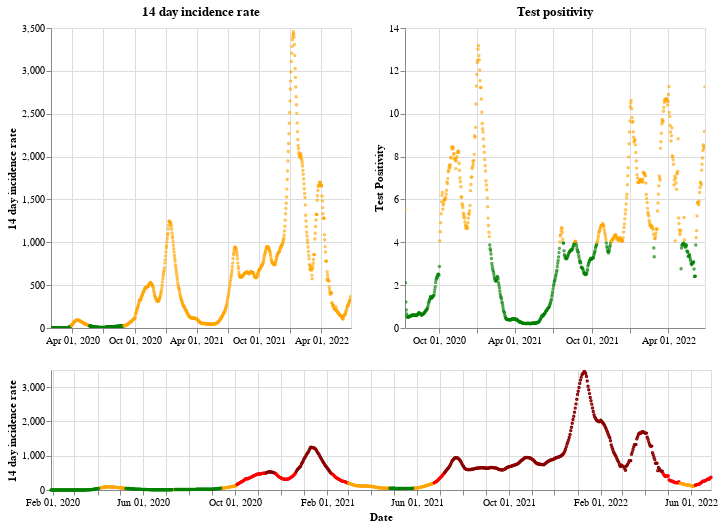

Here is the notebook cell this chart was saved with:
### Markdown cell above
## England

### Code cell
plot_traffic_light('England')

### Figure 1 — Vega-Lite specification as saved in the notebook (floating-point values rounded to 4 significant figures; data arrays with more than 128 entries replaced by an {"elided": "..."} marker saying what was removed)
{"config": {"view": {"continuousWidth": 400, "continuousHeight": 300}}, "vconcat": [{"hconcat": [{"mark": {"type": "point", "size": 2}, "encoding": {"color": {"condition": {"value": "green", "test": "(datum.twoWeeklyCasesRate <= 25)"}, "value": "orange"}, "tooltip": [{"type": "nominal", "field": "areaName"}, {"type": "temporal", "field": "date"}, {"type": "quantitative", "field": "twoWeeklyCasesRate"}, {"type": "quantitative", "field": "testPositivity"}], "x": {"type": "temporal", "axis": {"title": ""}, "field": "date", "scale": {"domain": {"selection": "DateBrush"}}, "timeUnit": "yearmonthdate"}, "y": {"type": "quantitative", "axis": {"title": "14 day incidence rate"}, "field": "twoWeeklyCasesRate"}}, "title": "14 day incidence rate", "width": 300}, {"mark": {"type": "point", "size": 2}, "encoding": {"color": {"condition": {"value": "green", "test": "(datum.testPositivity <= 4)"}, "value": "orange"}, "tooltip": [{"type": "nominal", "field": "areaName"}, {"type": "temporal", "field": "date"}, {"type": "quantitative", "field": "twoWeeklyCasesRate"}, {"type": "quantitative", "field": "testPositivity"}], "x": {"type": "temporal", "axis": {"title": ""}, "field": "date", "scale": {"domain": {"selection": "DateBrush"}}, "timeUnit": "yearmonthdate"}, "y": {"type": "quantitative", "axis": {"title": "Test Positivity"}, "field": "testPositivity"}}, "title": "Test positivity", "width": 300}]}, {"layer": [{"mark": {"type": "point", "size": 2}, "encoding": {"color": {"condition": {"value": "orange", "test": "(((datum.testPositivity < 4) && (datum.twoWeeklyCasesRate >= 50)) && (datum.twoWeeklyCasesRate < 200))"}, "value": "red"}, "opacity": {"condition": {"value": 1, "test": "((datum.twoWeeklyCasesRate >= 50) && (datum.twoWeeklyCasesRate < 500))"}, "value": 0}, "tooltip": [{"type": "nominal", "field": "areaName"}, {"type": "temporal", "field": "date"}, {"type": "quantitative", "field": "twoWeeklyCasesRate"}, {"type": "quantitative", "field": "testPositivity"}], "x": {"type": "temporal", "axis": {"title": "Date"}, "field": "date", "timeUnit": "yearmonthdate"}, "y": {"type": "quantitative", "axis": {"title": "14 day incidence rate"}, "field": "twoWeeklyCasesRate"}}, "selection": {"DateBrush": {"type": "interval", "encodings": ["x"], "fields": ["Time"]}}}, {"mark": {"type": "point", "size": 2}, "encoding": {"color": {"value": "darkred"}, "opacity": {"condition": {"value": 1, "test": "(datum.twoWeeklyCasesRate >= 500)"}, "value": 0}, "tooltip": [{"type": "nominal", "field": "areaName"}, {"type": "temporal", "field": "date"}, {"type": "quantitative", "field": "twoWeeklyCasesRate"}, {"type": "quantitative", "field": "testPositivity"}], "x": {"type": "temporal", "axis": {"title": "Date"}, "field": "date", "timeUnit": "yearmonthdate"}, "y": {"type": "quantitative", "axis": {"title": "14 day incidence rate"}, "field": "twoWeeklyCasesRate"}}}, {"mark": {"type": "point", "size": 2}, "encoding": {"color": {"condition": {"value": "green", "test": "((datum.testPositivity < 4) && (datum.twoWeeklyCasesRate < 50))"}, "value": "orange"}, "opacity": {"condition": {"value": 1, "test": "(datum.twoWeeklyCasesRate < 50)"}, "value": 0}, "tooltip": [{"type": "nominal", "field": "areaName"}, {"type": "temporal", "field": "date"}, {"type": "quantitative", "field": "twoWeeklyCasesRate"}, {"type": "quantitative", "field": "testPositivity"}], "x": {"type": "temporal", "axis": {"title": "Date"}, "field": "date", "timeUnit": "yearmonthdate"}, "y": {"type": "quantitative", "axis": {"title": "14 day incidence rate"}, "field": "twoWeeklyCasesRate"}}}], "height": 120, "width": 660}], "data": {"name": "data-973c570aa2e4f19f35e22dea2dd85858"}, "$schema": "https://vega.github.io/schema/vega-lite/v4.8.1.json", "datasets": {"data-973c570aa2e4f19f35e22dea2dd85858": {"elided": "881 records"}}}
